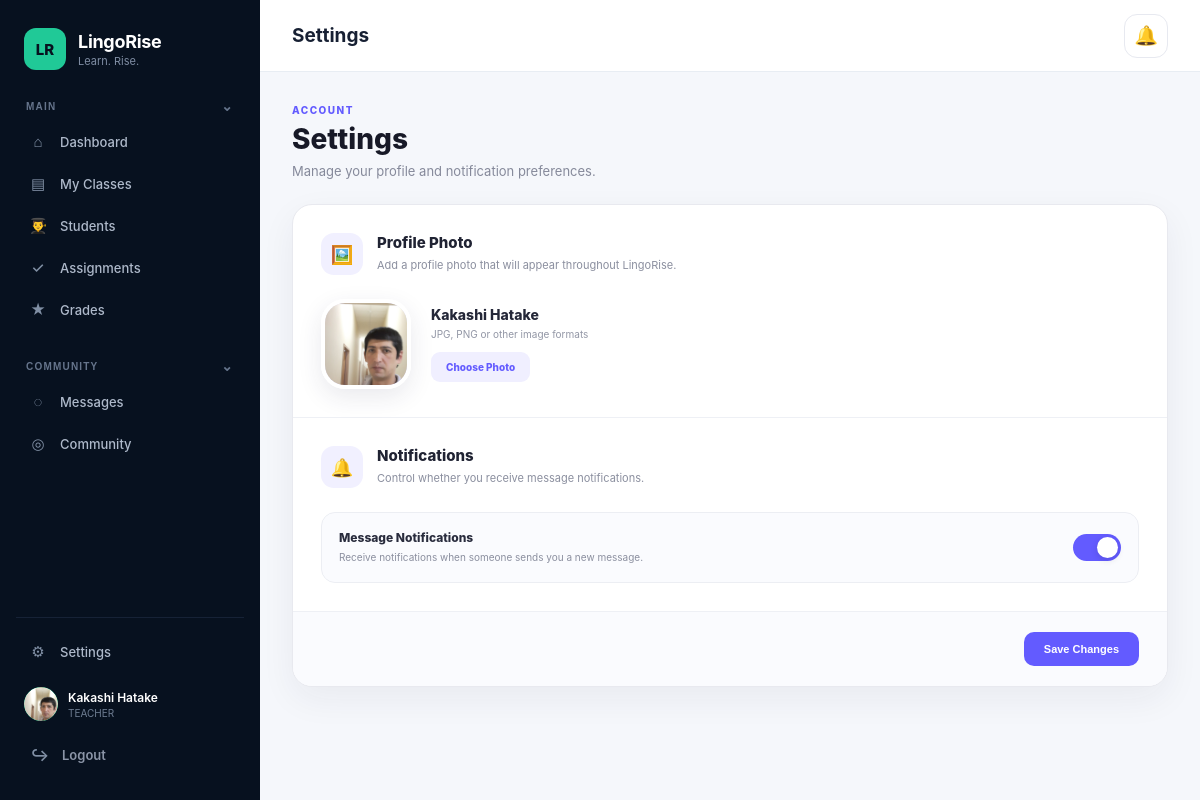
The page /settings/ (signed in) on the database its author committed.
### apps/users/models.py (models this page shows, shortened)
class User(AbstractUser):
    class Role(models.TextChoices):
        ADMIN = "ADMIN", "Admin"
        TEACHER = "TEACHER", "Teacher"
        STUDENT = "STUDENT", "Student"
        STAFF = "STAFF", "Staff"
    email = models.EmailField(
        unique=True,
        db_index=True,
    )
    phone = models.CharField(
        max_length=20,
        blank=True,
    )
    role = models.CharField(
        max_length=20,
        choices=Role.choices,
        default=Role.STUDENT,
        db_index=True,
    )
    updated_at = models.DateTimeField(
        auto_now=True,
    )
    avatar = models.ImageField(
        upload_to="avatars/",
        blank=True,
        null=True,
    )
    notifications_enabled = models.BooleanField(
        default=True,
)

### apps/users/views.py (the view)
@login_required
def settings_view(request):
    if request.method == "POST":
        form = SettingsForm(
            request.POST,
            request.FILES,
            instance=request.user,
        )
        if form.is_valid():
            form.save()
            return redirect(
                "settings"
            )
    else:
        form = SettingsForm(
            instance=request.user,
        )
    return render(
        request,
        "users/settings.html",
        {
            "form": form,
        },
    )

### apps/users/templates/users/settings.html (shortened to what this page needs)
{% extends "base.html" %}
{% block page_title %}
    Settings
{% endblock %}
{% block content %}
<div class="settings-page">
    <div class="settings-header">
        <div>
            <div class="settings-eyebrow">
                ACCOUNT
            </div>
            <h1>
                Settings
            </h1>
            <p>
                Manage your profile and notification preferences.
            </p>
        </div>
    </div>
    <form
        method="POST"
        enctype="multipart/form-data"
        class="settings-card"
    >
        <div class="settings-section">
            <div class="settings-section-heading">
                <div class="settings-section-icon">
                    🖼️
                </div>
                <div>
                    <h2>
                        Profile Photo
                    </h2>
                    <p>
                        Add a profile photo that will appear
                        throughout LingoRise.
                    </p>
                </div>
            </div>
            <div class="profile-photo-area">
                <div class="settings-avatar">
                    {% if user.avatar %}
                        <img
                            src="{{ user.avatar.url }}"
                            alt="Profile photo"
                        >
                    {% else %}
                        <span>
                            {{ user.username|first|upper }}
                        </span>
                    {% endif %}
                </div>
                <div class="profile-photo-info">
                    <div class="profile-photo-name">
                        {{ user.get_full_name|default:user.username }}
                    </div>
                    <div class="profile-photo-description">
                        JPG, PNG or other image formats
                    </div>
                    <label
                        for="{{ form.avatar.id_for_label }}"
                        class="upload-photo-button"
                    >
                        Choose Photo
                    </label>
                </div>
            </div>
        </div>
        <div class="settings-section">
            <div class="settings-section-heading">
                <div class="settings-section-icon">
                    🔔
                </div>
                <div>
                    <h2>
                        Notifications
                    </h2>
                    <p>
                        Control whether you receive message notifications.
                    </p>
                </div>
            </div>
            <div class="notification-setting-row">
                <div class="notification-setting-text">
                    <strong>
                        Message Notifications
                    </strong>
                    <span>
                        Receive notifications when someone sends you
                        a new message.
                    </span>
                </div>
                <label class="settings-switch">
                    <span class="settings-switch-slider"></span>
                </label>
            </div>
        </div>
        <div class="settings-actions">
            <button
                type="submit"
                class="settings-save-button"
            >
                Save Changes
            </button>
        </div>
    </form>
</div>
{% endblock %}

### templates/base.html (shortened to what this page needs)
{% load static %}
<!DOCTYPE html>
<html lang="en">
<head>
    <link
        rel="stylesheet"
        href="{% static 'css/style.css' %}"
    >
</head>
<body>
<div class="app">
    <aside class="sidebar">
        <div class="brand">
            <div class="brand-icon">
                LR
            </div>
            <div class="brand-info">
                <div class="brand-name">
                    LingoRise
                </div>
                <div class="brand-tagline">
                    Learn. Rise.
                </div>
            </div>
        </div>
        <nav class="sidebar-nav">
            {% if user.role == "TEACHER" %}
                <div class="nav-section">
                    <button
                        type="button"
                        class="nav-section-toggle"
                        onclick="toggleSection('teacher-main-section', this)"
                    >
                        <span>MAIN</span>
                        <span class="section-arrow">⌄</span>
                    </button>
                    <div
                        class="nav-section-items open"
                        id="teacher-main-section"
                    >
                        <a
                            href="{% url 'dashboard' %}"
                            class="nav-item"
                        >
                            <span class="nav-icon">⌂</span>
                            <span>Dashboard</span>
                        </a>
                        <a
                            href="{% url 'teacher_classes' %}"
                            class="nav-item"
                        >
                            <span class="nav-icon">▤</span>
                            <span>My Classes</span>
                        </a>
                        <a
                            href="{% url 'teacher_students' %}"
                            class="nav-item"
                        >
                            <span class="nav-icon">👨‍🎓</span>
                            <span>Students</span>
                        </a>
                        <a
                            href="{% url 'teacher_assignments' %}"
                            class="nav-item"
                        >
                            <span class="nav-icon">✓</span>
                            <span>Assignments</span>
                        </a>
                        <a
                            href="{% url 'teacher_grades' %}"
                            class="nav-item"
                        >
                            <span class="nav-icon">★</span>
                            <span>Grades</span>
                        </a>
                    </div>
                </div>
                <div class="nav-section">
                    <button
                        type="button"
                        class="nav-section-toggle"
                        onclick="toggleSection('teacher-community-section', this)"
                    >
                        <span>COMMUNITY</span>
                        <span class="section-arrow">⌄</span>
                    </button>
                    <div
                        class="nav-section-items open"
                        id="teacher-community-section"
                    >
                        <a
                            href="{% url 'teacher_messages' %}"
                            class="nav-item"
                        >
                            <span class="nav-icon">◌</span>
                            <span>Messages</span>
                        </a>
                        <a
                            href="{% url 'community' %}"
                            class="nav-item"
                        >
                            <span class="nav-icon">◎</span>
                            <span>Community</span>
                        </a>
                    </div>
                </div>
            {% endif %}
        </nav>
        <div class="sidebar-bottom">
            {% if user.role == "ADMIN" %}
                <div class="nav-section">
                    <div class="nav-section-title">
                        MAIN
                    </div>
                    <a
                        href="{% url 'teacher_dashboard' %}"
                        class="nav-item"
                    >
                        <span class="nav-icon">⌂</span>
                        <span>Dashboard</span>
                    </a>
                </div>
                <div class="nav-section">
                    <div class="nav-section-title">
                        MANAGEMENT
                    </div>
                    <a
                        href="/admin/users/user/"
                        class="nav-item"
                    >
                        <span class="nav-icon">👨‍🎓</span>
                        <span>Students</span>
                    </a>
                    <a
                        href="/admin/users/user/"
                        class="nav-item"
                    >
                        <span class="nav-icon">👨‍🏫</span>
                        <span>Teachers</span>
                    </a>
                    <a
                        href="/admin/school/group/"
                        class="nav-item"
                    >
                        <span class="nav-icon">🏫</span>
                        <span>Groups</span>
                    </a>
                    <a
                        href="/admin/school/subject/"
                        class="nav-item"
                    >
                        <span class="nav-icon">📚</span>
                        <span>Subjects</span>
                    </a>
                    <a
                        href="/admin/school/classroom/"
                        class="nav-item"
                    >
                        <span class="nav-icon">🏢</span>
                        <span>Classrooms</span>
                    </a>
                </div>
                <div class="nav-section">
                    <div class="nav-section-title">
                        ACADEMIC
                    </div>
                    <a
                        href="/admin/school/assignment/"
                        class="nav-item"
                    >
                        <span class="nav-icon">📝</span>
                        <span>Assignments</span>
                    </a>
                    <a
                        href="/admin/school/grade/"
                        class="nav-item"
                    >
                        <span class="nav-icon">📊</span>
                        <span>Grades</span>
                    </a>
                </div>
                <div class="nav-section">
                    <div class="nav-section-title">
                        SYSTEM
                    </div>
                    <a
                        href="/admin/"
                        class="nav-item"
                    >
                        <span class="nav-icon">⚙</span>
                        <span>Admin Panel</span>
                    </a>
                </div>
            {% else %}
                <a
                    href="{% url 'settings' %}"
                    class="nav-item"
                >
                    <span class="nav-icon">
                         ⚙
                    </span>
                      <span>
                        Settings
                    </span>
                 </a>
            {% endif %}
            <div class="user-profile">
    <div class="user-avatar">
        {% if user.avatar %}
            <img
                src="{{ user.avatar.url }}"
                alt="{{ user.username }}"
            >
        {% else %}
            {{ user.username|first|upper }}
        {% endif %}
    </div>
    <div class="user-info">
        <div class="user-name">
            {{ user.get_full_name|default:user.username }}
        </div>
        <div class="user-role">
            {{ user.role|default:"User" }}
        </div>
    </div>
</div>
            <button
                type="button"
                class="logout"
                onclick="openLogoutModal()"
            >
                <span class="nav-icon">↪</span>
                <span>Logout</span>
            </button>
        </div>
    </aside>
    <main class="main-content">
        <header class="topbar">
            <div class="page-heading">
                {% block page_title %}{% endblock %}
            </div>
            <div class="notification-wrapper">
                <button
                    type="button"
                    class="notification-button"
                    id="notification-button"
                    aria-label="Notifications"
                    aria-expanded="false"
                >
                    🔔
                </button>
            </div>
        </header>
        <section class="page-content">
            {% block content %}
            {% endblock %}
        </section>
    </main>
</div>
</body>
</html>

### rows shown on the page
User: avatar (picture), get_full_name "Kakashi Hatake", role "TEACHER"
